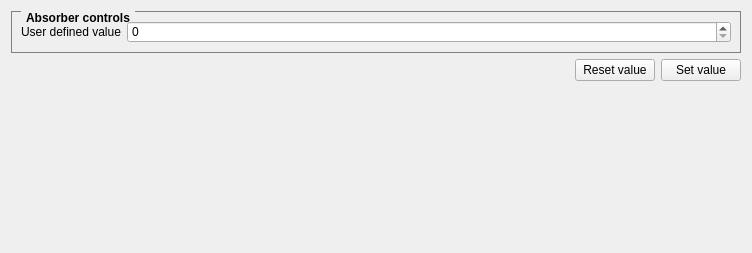
<?xml version="1.0" encoding="UTF-8"?>
<ui version="4.0">
 <class>Form</class>
 <widget class="QWidget" name="Form">
  <property name="geometry">
   <rect>
    <x>0</x>
    <y>0</y>
    <width>752</width>
    <height>253</height>
   </rect>
  </property>
  <property name="windowTitle">
   <string>Stage controls</string>
  </property>
  <layout class="QGridLayout" name="gridLayout">
   <item row="0" column="0">
    <widget class="QGroupBox" name="group">
     <property name="sizePolicy">
      <sizepolicy hsizetype="Preferred" vsizetype="Minimum">
       <horstretch>0</horstretch>
       <verstretch>0</verstretch>
      </sizepolicy>
     </property>
     <property name="styleSheet">
      <string notr="true">QGroupBox {
    border: 1px solid gray;
    margin-top: 0.5em;
 font-weight:bold
}

QGroupBox::title {
    subcontrol-origin: margin;
    left: 10px;
    padding: 0 3px 0 3px;
 font-weight:bold
   
}</string>
     </property>
     <property name="title">
      <string>Absorber controls</string>
     </property>
     <property name="alignment">
      <set>Qt::AlignLeading|Qt::AlignLeft|Qt::AlignTop</set>
     </property>
     <property name="flat">
      <bool>false</bool>
     </property>
     <layout class="QGridLayout" name="gridLayout_2">
      <item row="0" column="0">
       <layout class="QGridLayout" name="absorber_controls">
        <item row="0" column="1">
         <widget class="QSpinBox" name="absorber_value">
          <property name="focusPolicy">
           <enum>Qt::ClickFocus</enum>
          </property>
          <property name="maximum">
           <number>15</number>
          </property>
         </widget>
        </item>
        <item row="0" column="0">
         <widget class="QLabel" name="label">
          <property name="sizePolicy">
           <sizepolicy hsizetype="Fixed" vsizetype="Preferred">
            <horstretch>0</horstretch>
            <verstretch>0</verstretch>
           </sizepolicy>
          </property>
          <property name="text">
           <string>User defined value</string>
          </property>
         </widget>
        </item>
       </layout>
      </item>
     </layout>
    </widget>
   </item>
   <item row="1" column="0">
    <layout class="QHBoxLayout" name="horizontalLayout_2">
     <item>
      <spacer name="horizontalSpacer">
       <property name="orientation">
        <enum>Qt::Horizontal</enum>
       </property>
       <property name="sizeHint" stdset="0">
        <size>
         <width>40</width>
         <height>20</height>
        </size>
       </property>
      </spacer>
     </item>
     <item>
      <widget class="QPushButton" name="pushButton_2">
       <property name="text">
        <string>Reset value</string>
       </property>
      </widget>
     </item>
     <item>
      <widget class="QPushButton" name="pushButton">
       <property name="text">
        <string>Set value</string>
       </property>
      </widget>
     </item>
    </layout>
   </item>
   <item row="2" column="0">
    <spacer name="verticalSpacer">
     <property name="orientation">
      <enum>Qt::Vertical</enum>
     </property>
     <property name="sizeHint" stdset="0">
      <size>
       <width>20</width>
       <height>40</height>
      </size>
     </property>
    </spacer>
   </item>
  </layout>
 </widget>
 <resources/>
 <connections>
  <connection>
   <sender>pushButton</sender>
   <signal>clicked()</signal>
   <receiver>Form</receiver>
   <slot>set_absorber_value()</slot>
   <hints>
    <hint type="sourcelabel">
     <x>680</x>
     <y>81</y>
    </hint>
    <hint type="destinationlabel">
     <x>551</x>
     <y>106</y>
    </hint>
   </hints>
  </connection>
  <connection>
   <sender>pushButton_2</sender>
   <signal>clicked()</signal>
   <receiver>Form</receiver>
   <slot>reset_absorber_value()</slot>
   <hints>
    <hint type="sourcelabel">
     <x>577</x>
     <y>91</y>
    </hint>
    <hint type="destinationlabel">
     <x>476</x>
     <y>69</y>
    </hint>
   </hints>
  </connection>
 </connections>
 <slots>
  <slot>set_absorber_value()</slot>
  <slot>reset_absorber_value()</slot>
 </slots>
</ui>
